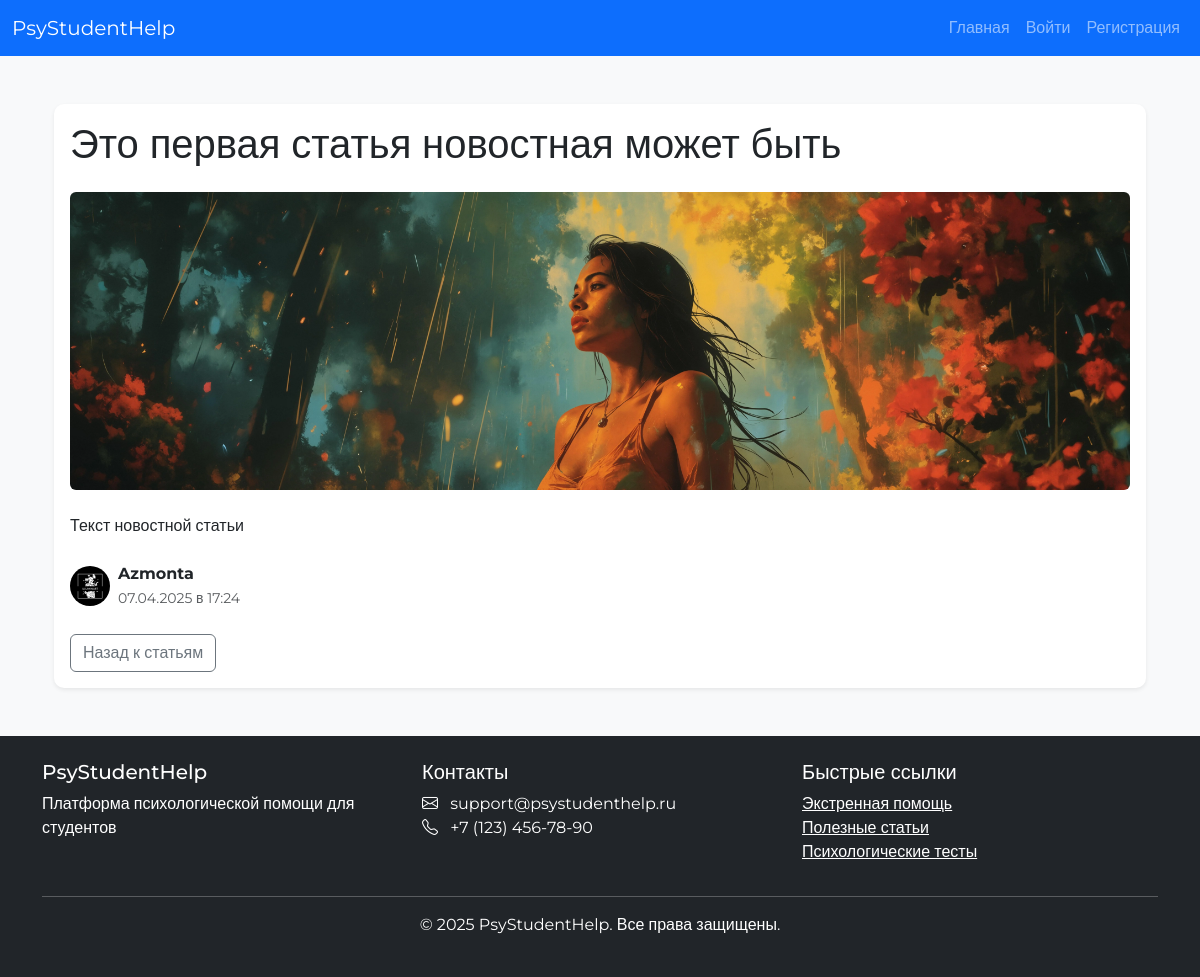
Page /articles/1 on the earlier database version.
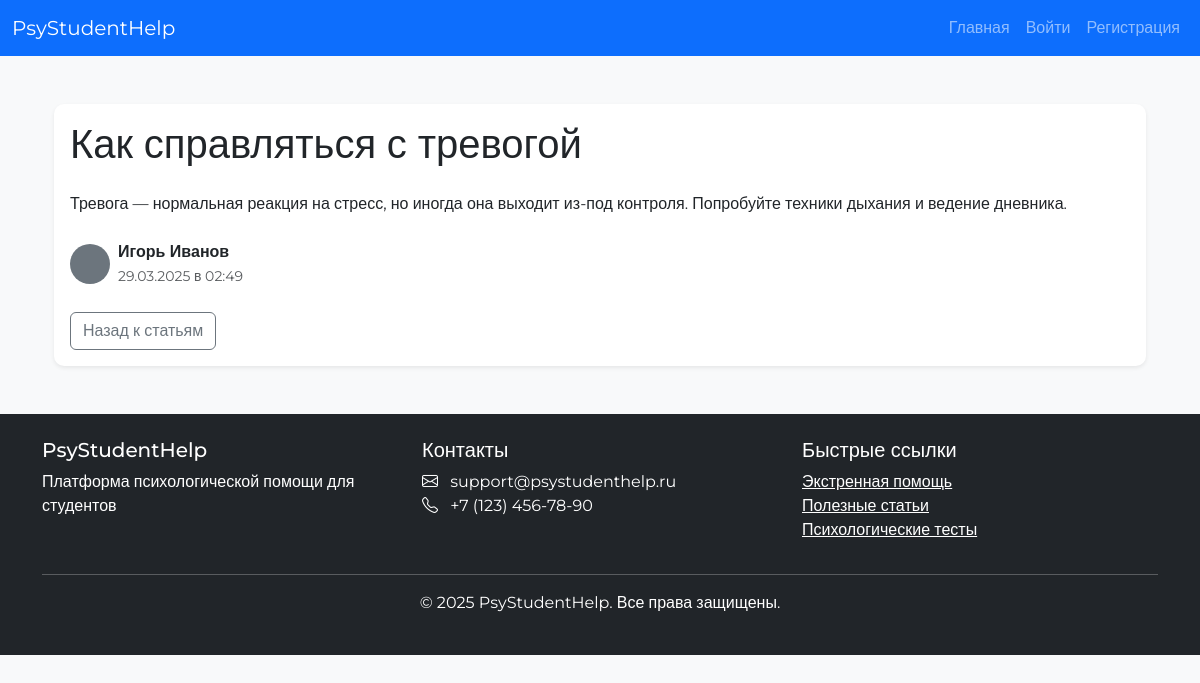
Same page on the later database version.
### main.py (models this page shows)
class Article(db.Model):
    id = db.Column(db.Integer, primary_key=True)
    title = db.Column(db.String(200), nullable=False)
    content = db.Column(db.Text, nullable=False)
    user_id = db.Column(db.Integer, db.ForeignKey('user.id'), nullable=False)
    created_at = db.Column(db.DateTime, default=datetime.utcnow)
    image_url = db.Column(db.String(200))
    user = db.relationship('User', backref='authored_articles', lazy=True)

class User(db.Model):
    id = db.Column(db.Integer, primary_key=True)
    username = db.Column(db.String(80), unique=True, nullable=False)
    email = db.Column(db.String(120), unique=True, nullable=False)
    password = db.Column(db.String(200), nullable=False)
    role = db.Column(db.String(20), nullable=False)  # 'student' или 'psychologist'
    full_name = db.Column(db.String(100))
    bio = db.Column(db.Text)
    profile_pic = db.Column(db.String(100))
    created_at = db.Column(db.DateTime, default=datetime.utcnow)
    comments = db.relationship('Comment', backref='author', lazy=True)
    tests = db.relationship('Test', backref='creator', lazy=True)
    test_results = db.relationship('TestResult', backref='user', lazy=True)
    messages_sent = db.relationship('Message', foreign_keys='Message.sender_id', backref='sender', lazy=True)
    messages_received = db.relationship('Message', foreign_keys='Message.recipient_id', backref='recipient', lazy=True)
    reports = db.relationship('StudentReport', foreign_keys='StudentReport.student_id', backref='student', lazy=True)
    appointments = db.relationship('Appointment', foreign_keys='Appointment.student_id', backref='student', lazy=True)
    psychologist_appointments = db.relationship('Appointment', foreign_keys='Appointment.psychologist_id', backref='psychologist', lazy=True)
    meeting_protocols = db.relationship('MeetingProtocol', foreign_keys='MeetingProtocol.student_id', backref='student', lazy=True)
    psychologist_protocols = db.relationship('MeetingProtocol', foreign_keys='MeetingProtocol.psychologist_id', backref='psychologist', lazy=True)

### main.py (the view)
@app.route('/articles/<int:article_id>')
def view_article(article_id):
    article = Article.query.get_or_404(article_id)
    return render_template('view_article.html', article=article)

### main.py (called while the page is built)
def get_current_user():
    if 'user_id' in session:
        return User.query.get(session['user_id'])
    return None

### templates/view_article.html (shortened to what this page needs)
{% extends "base.html" %}
{% block content %}
<div class="container my-4">
    <div class="card shadow-sm">
        <div class="card-body">
            <h1 class="card-title mb-4">{{ article.title }}</h1>
            {% if article.image_url %}
                <img src="{{ url_for('static', filename='uploads/' + article.image_url) }}" class="img-fluid rounded mb-4" alt="{{ article.title }}" style="max-height: 400px; object-fit: cover;">
            {% endif %}
            <div class="mb-4">
                <p>{{ article.content }}</p>
            </div>
            <div class="d-flex align-items-center mb-4">
                {% if article.user.profile_pic %}
                    <img src="{{ url_for('static', filename='uploads/' + article.user.profile_pic) }}" class="rounded-circle me-2" width="40" height="40" alt="{{ article.user.username }}">
                {% else %}
                    <div class="rounded-circle bg-secondary me-2" style="width: 40px; height: 40px;"></div>
                {% endif %}
                <div>
                    <p class="mb-0">
                        <strong>{{ article.user.full_name or article.user.username }}</strong>
                        <br>
                        <small class="text-muted">{{ article.created_at.strftime('%d.%m.%Y в %H:%M') }}</small>
                    </p>
                </div>
            </div>
            <div class="d-flex justify-content-between">
                <a href="{{ url_for('articles') }}" class="btn btn-outline-secondary">Назад к статьям</a>
            </div>
        </div>
    </div>
</div>
{% endblock %}

Differences in the rows shown:
no longer on this page (row edited): User: profile_pic (picture), user "Azmonta"
changed Article: title "Это первая статья новостная может быть" → "Как справляться с тревогой"; content "Текст новостной статьи" → "Тревога — нормальная реакция на стресс, но иногда она выходит из-под контроля. Попробуйте техники дыхания и ведение дневника."; created_at "07.04.2025 в 17:24" → "29.03.2025 в 02:49"; image_url: picture removed
added User: user "Игорь Иванов"
